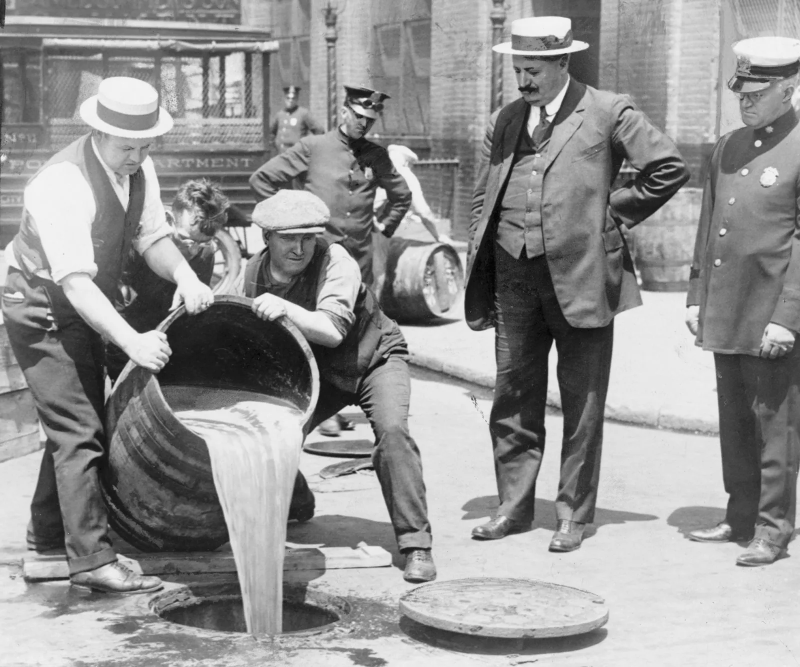
#> input picture virus2027/shorts/ep07-the-chemists-war/assets/src/pour.webp, 1600 x 1334 px (shown at 1/2 size)
$ python prep_media.py
#> lines starting #> are read from the running program, lines starting #| are printed output that depends on the picture
#!/usr/bin/env python3
"""
Media prep for TRANSMISSION 07 — "THE CHEMISTS' WAR".

Six archive photographs and one silent newsreel, nineteen shots. Each
photograph is used wide and then pushed in, which reads as two shots and lets
a forty-second film breathe on a handful of sources.

The newsreel is the only motion in the film and it is spread across four
short cuts rather than played once. A page of stills, however good, reads as
a slideshow after fifteen seconds; four bursts of men swinging axes at
barrels reset the eye without changing the subject. Its cuts are baked into
the 9:16 frame here rather than in the composition, letterboxed onto a
blurred copy of themselves at exactly the geometry the photographic bands
use — same width, same centre — so a viewer cannot tell which shots are
moving until they move.

These are the one set in the series that gets a real tone rather than a
polish. They arrive black and white; leaving them neutral would drop a grey
hole into a warm film, and sepia is what an audience already reads as
"archive", so the grade leans hard into it. That is a period treatment, not
a manipulation — nothing in these frames is changed but their colour
temperature.
"""

import subprocess
from pathlib import Path

import numpy as np
from PIL import Image, ImageEnhance, ImageFilter

ROOT = Path(__file__).resolve().parent.parent
SRC = ROOT / "assets" / "src"
OUT = ROOT / "assets" / "broll"
CLIPS = ROOT / "assets" / "clips"

# name -> (source, crop box as fractions or None for the full frame)
STILLS = [
    ("pour",         "pour.webp",    None),
    ("pour_in",      "pour.webp",    (0.02, 0.28, 0.54, 1.00)),
    ("raid",         "raid.jpg",     None),
    ("raid_in",      "raid.jpg",     (0.26, 0.50, 0.70, 0.99)),
    ("dry",          "vote_dry.jpg", None),
    ("dry_in",       "vote_dry.jpg", (0.36, 0.24, 0.66, 0.68)),
    ("nobooze",      "no_booze.jpg", None),
    ("nobooze_in",   "no_booze.jpg", (0.14, 0.32, 0.58, 0.74)),
    ("cheers",       "cheers.jpg",   None),
    ("beer",         "we_want_beer.jpg", None),
]

# Cuts from the newsreel, in seconds. Four of them, spread across the film.
TOUR = Path("/root/.claude/uploads/685963b1-f9b5-55d9-81cf-61d11216ce4a"
            "/c26fcb86-snaptik_7234929813167820074_hd.mov")
CUTS = [("axe1", 0.30, 2.30), ("axe2", 3.20, 2.20),
        ("axe3", 5.60, 1.80), ("axe4", 7.45, 1.90)]

# The photographic bands render 1.22x frame width, centred at y=880. Matching
# that exactly is what makes the footage sit in the same cut as the stills
# instead of interrupting it.
BAND_W = round(1080 * 1.22)
BAND_CENTRE = 880

TONE_VF = ("format=gray,"
           "colorchannelmixer=rr=1.095:gg=0.985:bb=0.845,"
           "eq=contrast=1.09:brightness=-0.035")


def tone(img, keep=0.16, contrast=1.09, brightness=0.94):
    """Warm the frame toward the brand's archive sepia."""
    rgb = img.convert("RGB")
    a = np.asarray(rgb.convert("L").convert("RGB"), np.float32)
    a[..., 0] *= 1.095
    a[..., 1] *= 0.985
    a[..., 2] *= 0.845
    warm = Image.fromarray(a.clip(0, 255).astype(np.uint8))
    out = ImageEnhance.Contrast(Image.blend(warm, rgb, keep)).enhance(contrast)
    return ImageEnhance.Brightness(out).enhance(brightness)


def fit(img, w, h):
    sw, sh = img.size
    s = max(w / sw, h / sh)
    img = img.resize((max(1, round(sw * s)), max(1, round(sh * s))), Image.LANCZOS)
    sw, sh = img.size
    return img.crop(((sw - w) // 2, (sh - h) // 2, (sw - w) // 2 + w, (sh - h) // 2 + h))


def backdrop(img, blur=48, brightness=0.28):
    return ImageEnhance.Brightness(
        fit(img, 1080, 1920).filter(ImageFilter.GaussianBlur(blur))).enhance(brightness)


def cut(name, start, dur):
    """One newsreel cut, letterboxed to match the photographic bands."""
    out = CLIPS / f"{name}.mp4"
    fg_h = "-2"
    vf = (
        f"[0:v]{TONE_VF},scale={BAND_W}:{fg_h},setsar=1[fg];"
        f"[0:v]{TONE_VF},scale=1080:1920:force_original_aspect_ratio=increase,"
        f"crop=1080:1920,gblur=sigma=42,eq=brightness=-0.34[bg];"
        f"[bg][fg]overlay=x=(W-w)/2:y={BAND_CENTRE}-h/2,fps=30"
    )
    subprocess.run([
        "ffmpeg", "-nostdin", "-v", "error", "-y",
        "-ss", f"{start}", "-t", f"{dur}", "-i", str(TOUR),
        "-an", "-filter_complex", vf,
        "-c:v", "libx264", "-crf", "18", "-preset", "slow",
        "-pix_fmt", "yuv420p", str(out),
    ], check=True)
    print(f"clips/{name}.mp4   {start:4.2f}s +{dur:.2f}s")


def main():
    OUT.mkdir(parents=True, exist_ok=True)
    CLIPS.mkdir(parents=True, exist_ok=True)

    for args in CUTS:
        cut(*args)

    for name, src, box in STILLS:
        img = Image.open(SRC / src)
#> img is the input picture: PIL image 1600x1334 RGB; mean R, G, B 147.3, 147.3, 147.3
        if box:
            w, h = img.size
            img = img.crop((round(box[0] * w), round(box[1] * h),
                            round(box[2] * w), round(box[3] * h)))
        img = tone(img)
#> in tone, `a[..., 1] *= 0.985`:
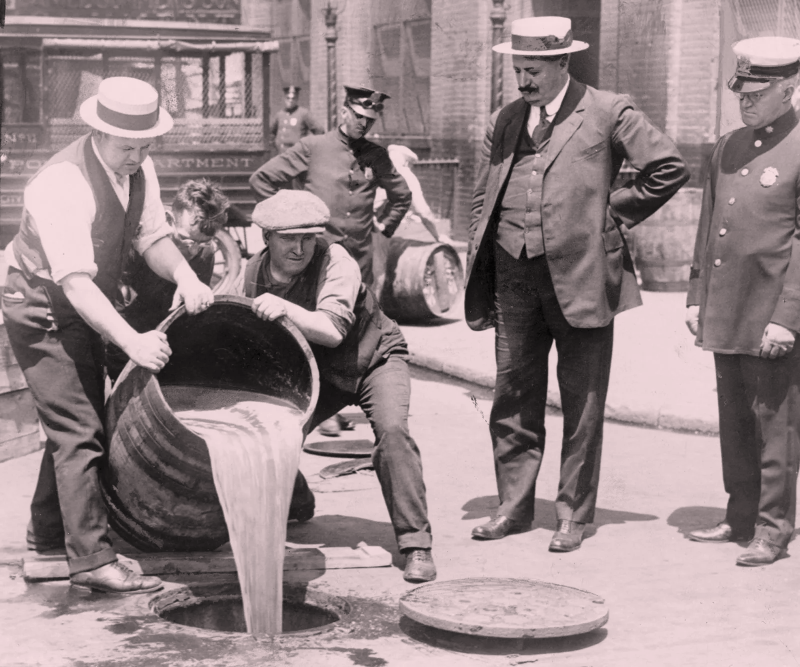
#> a: shape (1334, 1600, 3) float32 (shown at 1/2 size); mean R, G, B 161.5, 145.1, 147.2; drawn with min black and max white
#> in tone, `a[..., 2] *= 0.845`:
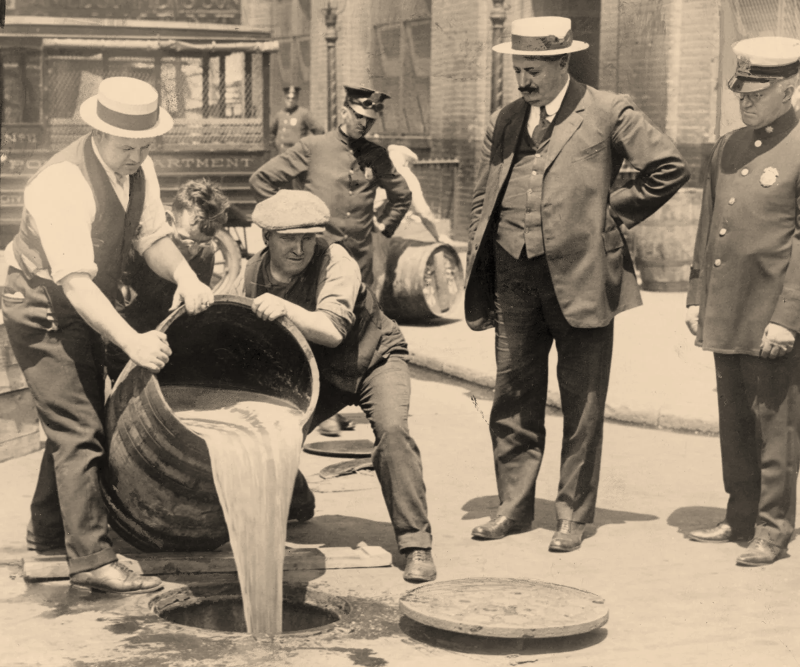
#> a: shape (1334, 1600, 3) float32 (shown at 1/2 size); mean R, G, B 161.5, 145.1, 124.5; drawn with min black and max white
#> in tone, `out = ImageEnhance.Contrast(Image.blend(warm, rgb, keep)).enhance(cont..`:
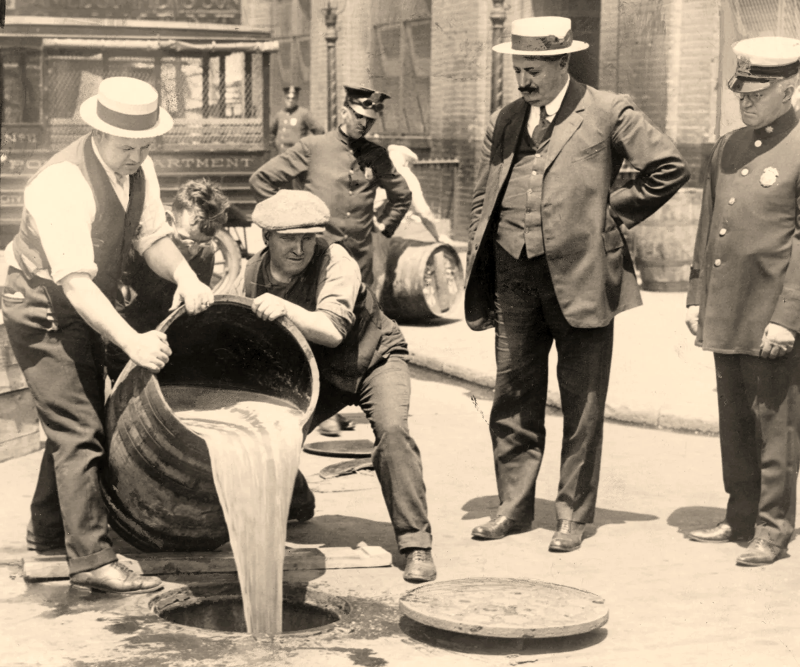
#> out: PIL image 1600x1334 RGB (shown at 1/2 size); mean R, G, B 158, 143.8, 124.9
        hh = max(1, round(1080 * img.height / img.width))
#> hh = 900
        img.resize((1080, hh), Image.LANCZOS).save(OUT / f"{name}.jpg", quality=94)
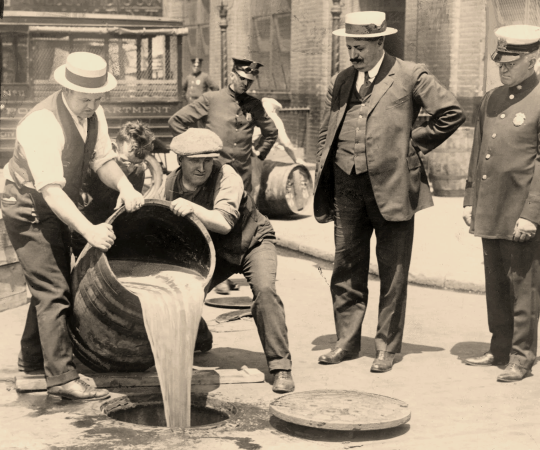
#> saved as pour.jpg: PIL image 1080x900 RGB (shown at 1/2 size); mean R, G, B 148, 134.7, 116.9
        backdrop(img).save(OUT / f"{name}_bg.jpg", quality=88)
#> in fit, `return img.crop(((sw - w) // 2, (sh - h) // 2, (sw - w) // 2 + w, (sh ..`:
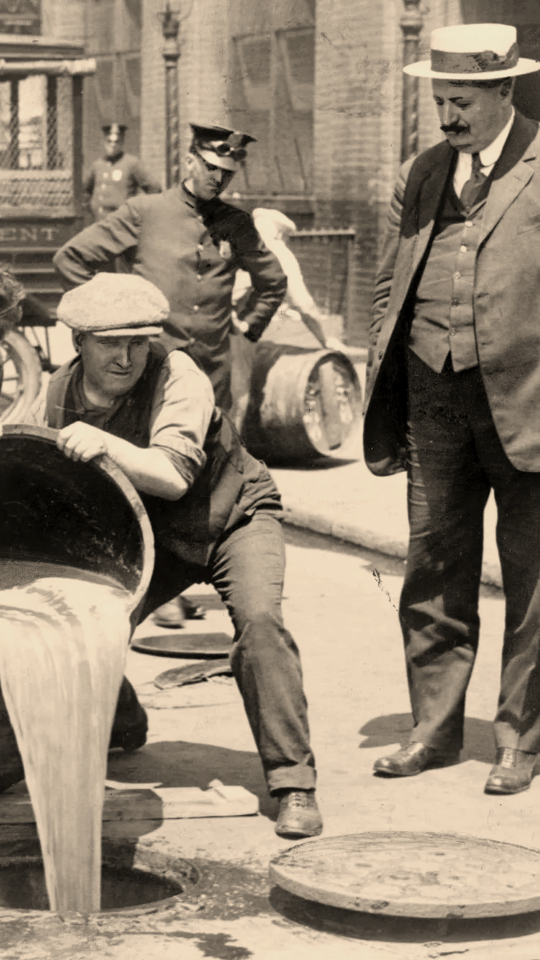
#> returned value: PIL image 1080x1920 RGB (shown at 1/2 size); mean R, G, B 143.9, 130.7, 113.4
#> in backdrop, `return ImageEnhance.Brightness( fit(img, 1080, 1920).filter(ImageFilte..`:
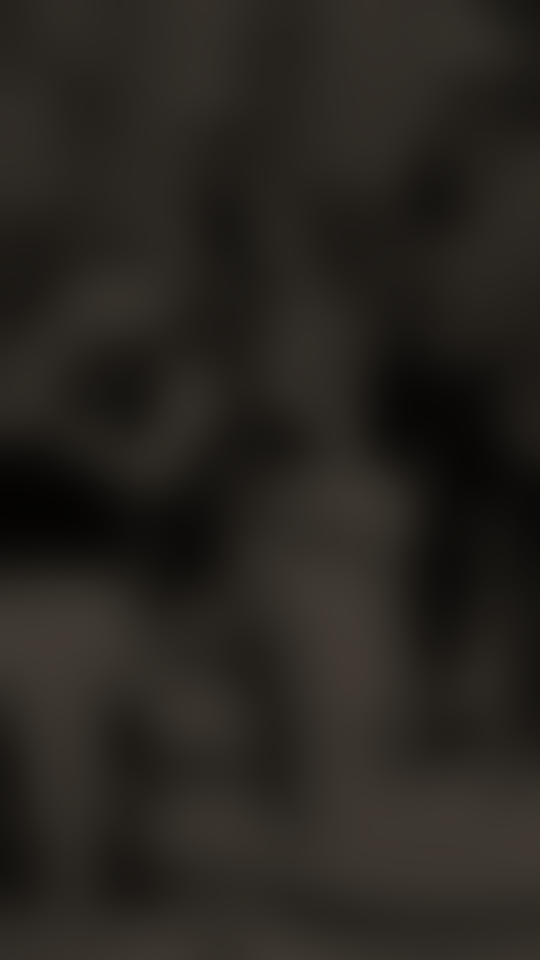
#> returned value: PIL image 1080x1920 RGB (shown at 1/2 size); mean R, G, B 39.8, 36.1, 31.3
        print(f"broll/{name}.jpg   1080x{hh}  (+bg)")
#| broll/pour.jpg   1080x900  (+bg)
#> pass 3 of the loop in main, `for name, src, box in STILLS:`:
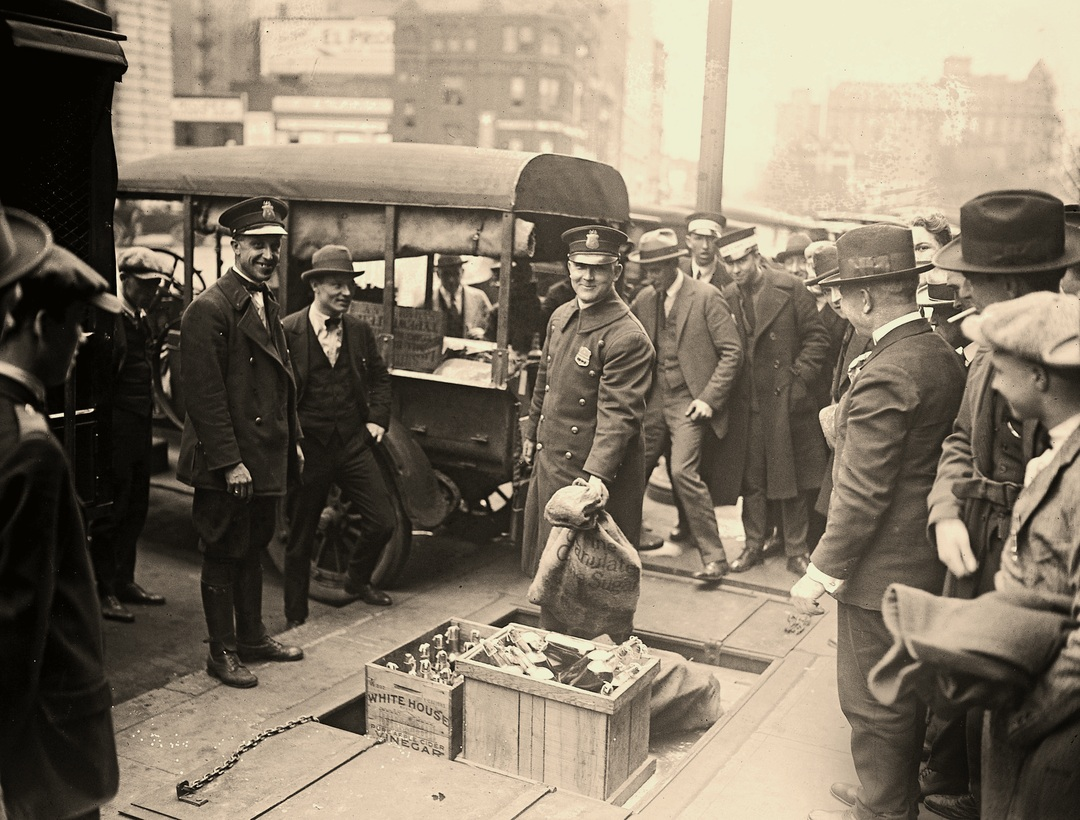
#> input picture virus2027/shorts/ep07-the-chemists-war/assets/broll/raid.jpg, 1080 x 820 px, found by its file name
#> in main, img is the input picture: PIL image 1080x820 RGB; mean R, G, B 129.7, 118.6, 102
#> warm: PIL image 1080x820 RGB
#> out: PIL image 1080x820 RGB
#> in fit (call 3), `return img.crop(((sw - w) // 2, (sh - h) // 2, (sw - w) // 2 + w, (sh ..`:
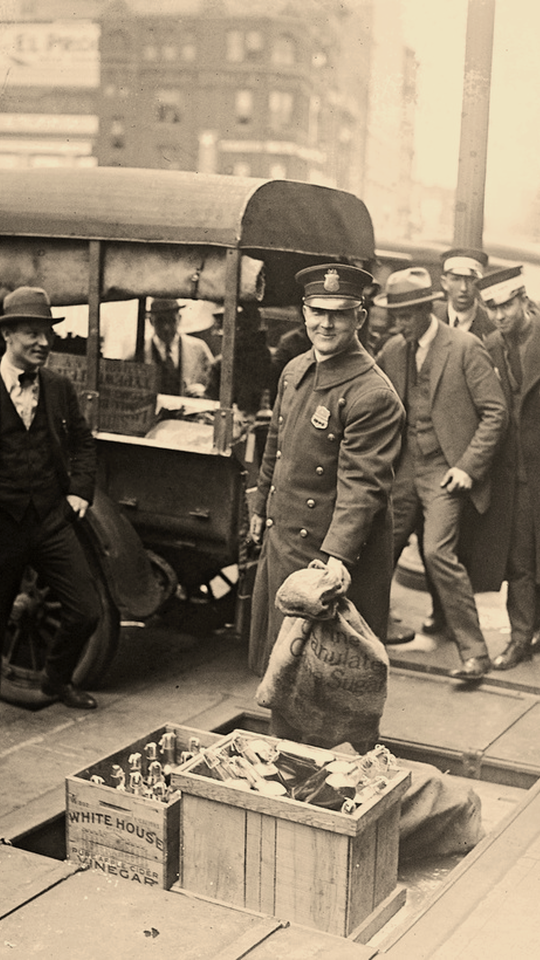
#> returned value: PIL image 1080x1920 RGB (shown at 1/2 size); mean R, G, B 145.8, 131.2, 110.7
#> in backdrop (call 3), `return ImageEnhance.Brightness( fit(img, 1080, 1920).filter(ImageFilte..`:
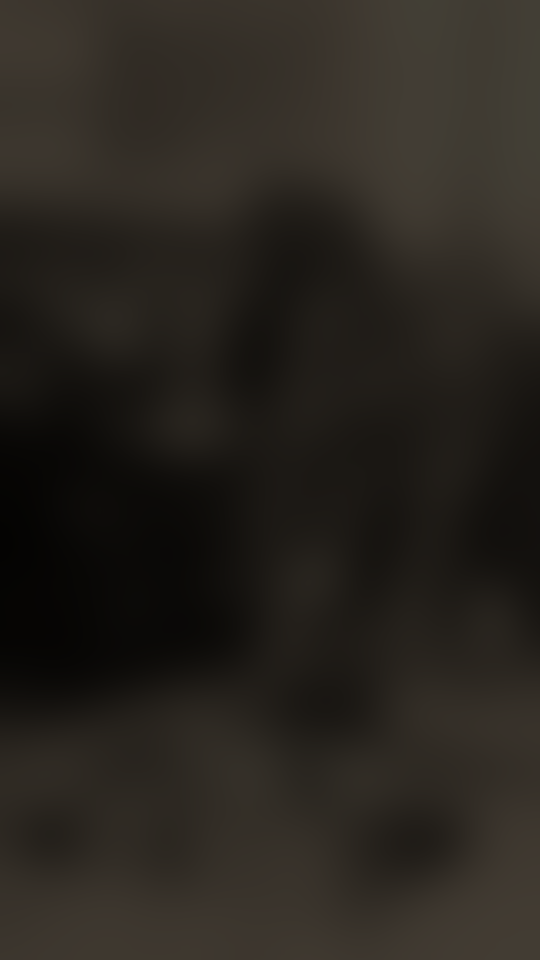
#> returned value: PIL image 1080x1920 RGB (shown at 1/2 size); mean R, G, B 40.3, 36.2, 30.5
#| broll/raid.jpg   1080x820  (+bg)
#> the loop made 10 passes; the first 3 are shown

#> (the run stopped early here; a loop or call above may not have finished)
